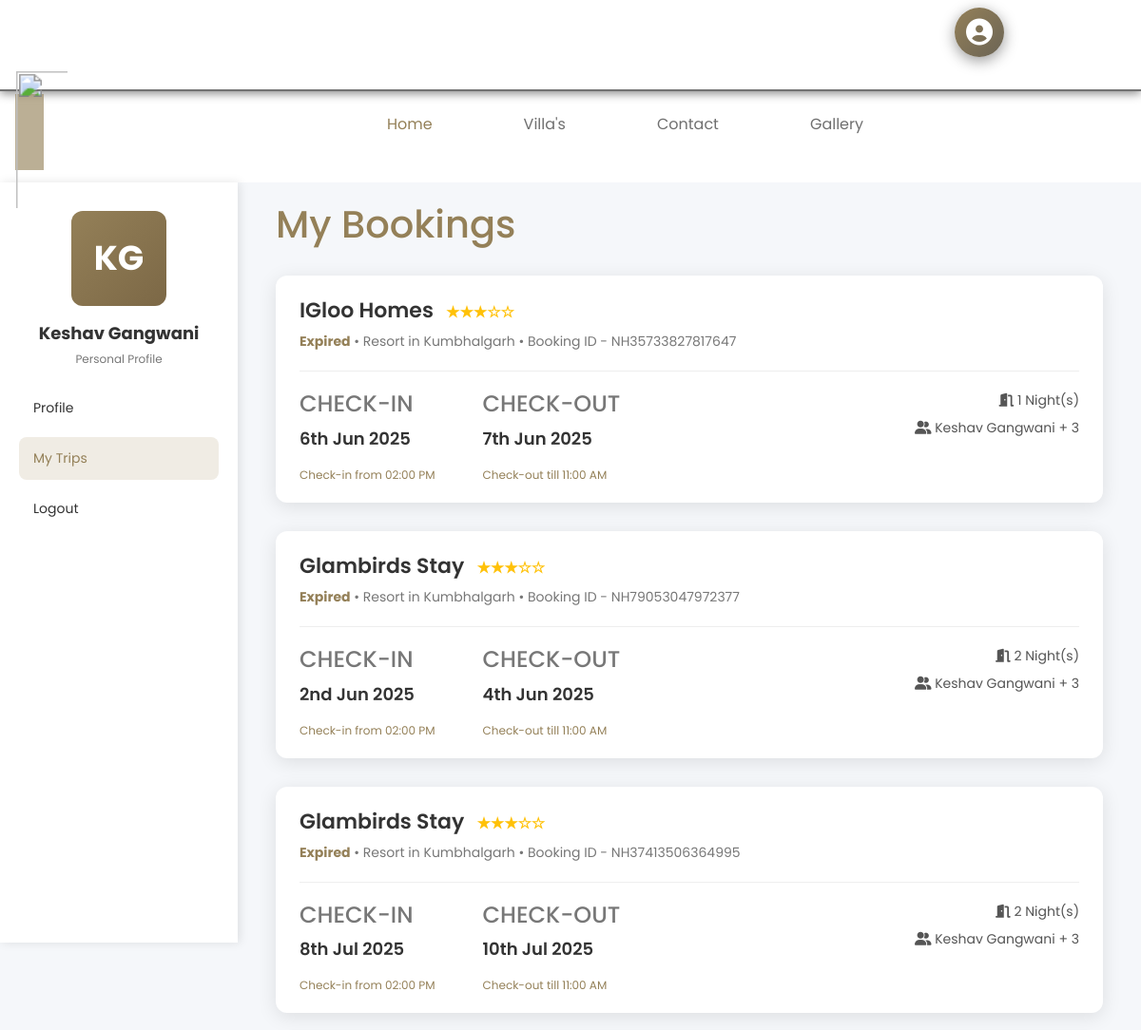
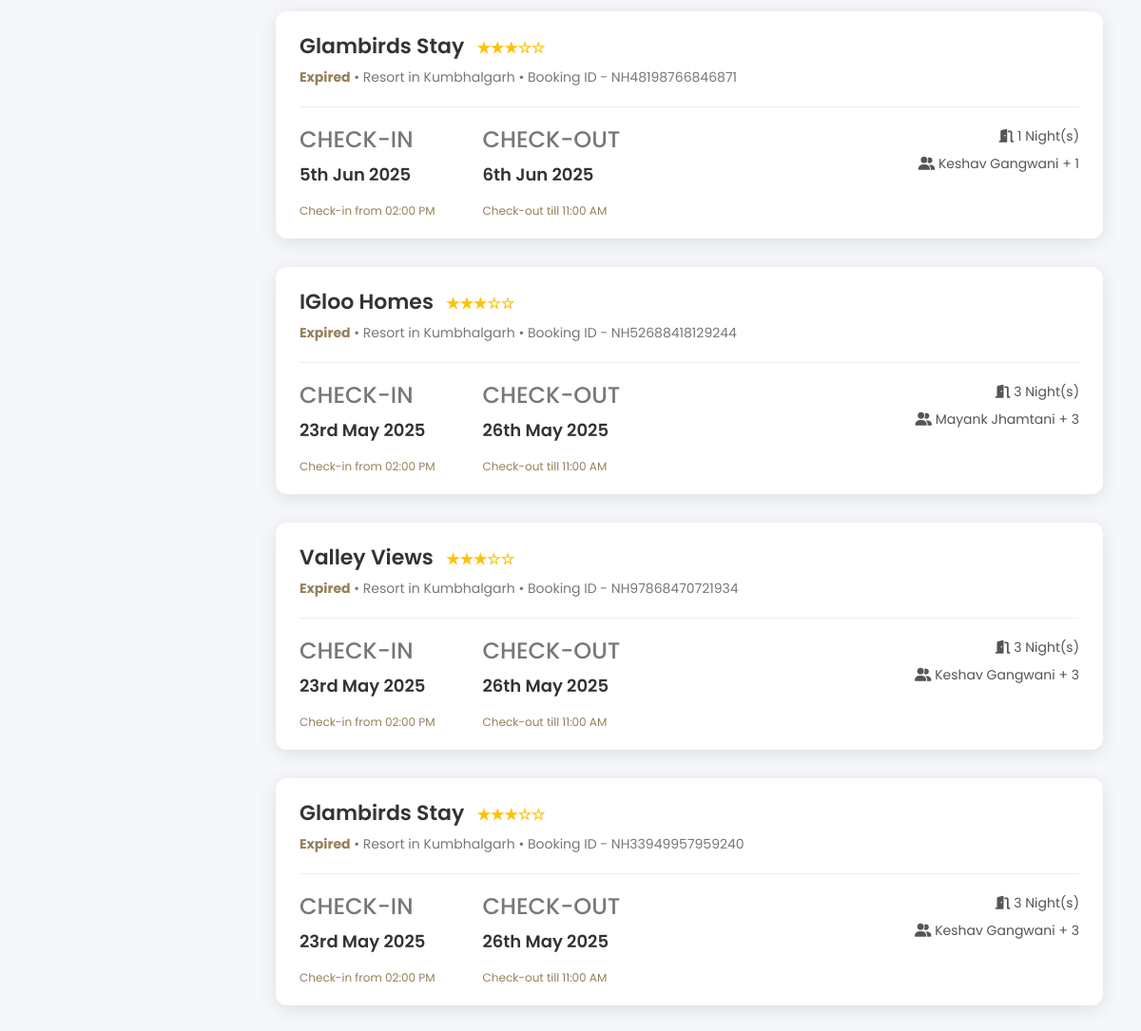
The app's page /bookings.php (signed in) with its own data (2 pictures, top to bottom).
### tables this page shows
CREATE TABLE `reg` (
  `reg _id` int(11) NOT NULL,
  `reg_user` varchar(50) NOT NULL,
  `reg_pass` varchar(50) NOT NULL,
  `reg_fname` varchar(15) NOT NULL,
  `reg_lname` varchar(10) NOT NULL,
  `reg_address` text NOT NULL,
  `reg_birth` date NOT NULL,
  `reg_gender` varchar(10) NOT NULL,
  `reg_mstatus` varchar(10) NOT NULL
);

CREATE TABLE `booking` (
  `book_id` int(11) NOT NULL,
  `book_villa` int(11) NOT NULL,
  `book_vname` varchar(25) NOT NULL,
  `book_in` date NOT NULL,
  `book_out` date NOT NULL,
  `book_guests` int(11) NOT NULL,
  `book_name` varchar(35) NOT NULL,
  `book_phone` varchar(20) NOT NULL,
  `book_email` varchar(50) NOT NULL,
  `book_loginemail` varchar(50) NOT NULL,
  `book_amt` int(11) NOT NULL
);

### bookings.php (the view, shortened to what this page needs)
<?php
    include_once "connection.php";
?>
<!DOCTYPE html>
<html lang="en">
<head>
    <link rel="stylesheet" href="res.css">
    <link rel="stylesheet" href="https://unpkg.com/lenis@1.1.20/dist/lenis.css">
    <link rel="stylesheet" href="path/to/bootstrap/css/bootstrap.min.css">
    <link rel="stylesheet" href="path/to/font-awesome/css/font-awesome.min.css">
    <link rel="stylesheet" href="https://cdnjs.cloudflare.com/ajax/libs/font-awesome/6.7.2/css/all.min.css" />
    <link rel="stylesheet" href="https://cdnjs.cloudflare.com/ajax/libs/font-awesome/6.4.0/css/all.min.css">
</head>
<body>
    <?php
        include_once "navbar.php";
    ?>
    <div class="blanknav"></div>
    <?php
        $sel="SELECT * FROM reg where reg_user = '".$_SESSION['loginEmail']."'";
        $exe=mysqli_query($con,$sel);
        $fetch=mysqli_fetch_assoc($exe);
     ?>
     <div class="profile-body">
        <aside class="sidebar">
            <div class="profile-picture">
            <?php echo ucfirst($fetch['reg_fname'][0]).ucfirst($fetch['reg_lname'][0]);?>
            </div>
            <div class="profile-name"><?php echo $fetch['reg_fname']." ".$fetch['reg_lname'];?></div>
            <div class="profile-role">Personal Profile</div>
            <nav class="menu">
                <a href="profile.php">Profile</a>
                <a href="#" class="active">My Trips</a>
                <a href="logout.php">Logout</a>
            </nav>
        </aside>
        <div class="blanknav2"></div>
        <div class="main-content">
        <h1 style="color: #948058; margin-bottom: 30px;">My Bookings</h1>
        <?php
                $sel="SELECT * FROM booking where book_loginemail = '".$_SESSION['loginEmail']."' ORDER BY book_id DESC";
                $exe=mysqli_query($con,$sel);
                while($fetch=mysqli_fetch_assoc($exe)){
                    $indateFromDB = $fetch['book_in'];
                    $timestamp1 = strtotime($indateFromDB);
                    $INformattedDate = date('jS M Y', $timestamp1);
                    $outdateFromDB = $fetch['book_out'];
                    $timestamp2 = strtotime($outdateFromDB);
                    $OUTformattedDate = date('jS M Y', $timestamp2);
                    $diff = strtotime($fetch['book_out']) - strtotime($fetch['book_in']);
                    $nights = $diff / (60 * 60 * 24);
        ?>
        <div class="booking-card-container">
            <div class="booking-top">
                <div class="booking-left">
                <div class="booking-title"><?php echo $fetch['book_vname'] ?> <span class="stars">★★★☆☆</span></div>
                <div class="booking-subinfo">
                    <span class="status completed"><?php echo (date("Y-m-d") > $fetch['book_in']) ? "Expired" : "Upcoming"; ?></span> • Resort in Kumbhalgarh • Booking ID - NH<?php echo mt_rand(10000000000000, 99999999999999);  ?>
                </div>
            </div>
            </div>
            <hr class="divider" />
            <div class="booking-bottom">
                <div class="check-details">
                <div class="checkin">
                    <h4>CHECK-IN</h4>
                    <p class="date"><?php echo $INformattedDate ?></p>
                    <span class="time">Check-in from 02:00 PM</span>
                </div>
                <div class="checkout">
                    <h4>CHECK-OUT</h4>
                    <p class="date"><?php echo $OUTformattedDate ?></p>
                    <span class="time">Check-out till 11:00 AM</span>
                </div>
                </div>
                <div class="booking-info">
                <p class="rooms"><i class="fas fa-door-open"></i>  <?php echo $nights ?> Night(s)</p>
                <p class="guests"><i class="fas fa-user-friends"></i> <?php echo $fetch['book_name']  ?> + <?php echo $fetch['book_guests']  ?></p>
                </div>
            </div>
        </div>
        <?php } ?>
    </div>
</body>
</html>

### navbar.php (shortened to what this page needs)
<nav class="navbar">
                <div class="bottomline"></div>
                <div class="logo navelems">
                    <img class="logoimg" src="images/logo6.PNG" alt="">
                </div>
                <ul>
                    <li class="navelems"><a href="index.php" class="cinzel">Home</a></li>
                    <li class="navelems"><a href="index.php#rooms" class="cinzel">Villa's</a></li>
                    <li class="navelems"><a href="index.php#contact" class="cinzel">Contact</a></li>
                    <li class="navelems"><a href="gallery.php" class="cinzel">Gallery</a></li>
                    <?php
                        if($_SESSION['loginID']!="")
                        {
                    ?>
                            <div class="dropdown-wrapper">
                                <i class="fa-solid fa-circle-user user-icon"></i>
                            </div>
                    <?php
                        }
                    ?>
                </ul>
</nav>

### res.css (style rules this page uses)
* { margin: 0; padding: 0; font-family: 'Poppins', sans-serif; box-sizing: border-box; text-decoration: none; user-select: none; }
html, body { width: 100%; height: 100%; overflow-x: hidden; scroll-behavior: smooth; scroll-padding: 250px; }
* { scrollbar-width: thin; scrollbar-color: #333 #000; }
.blanknav { width: 100%; height: 12vh; z-index: -999; }
.navbar { position: fixed; height: 12vh; width: 100%; box-shadow: 0px 2px 10px 0px grey; display: flex; align-items: center; justify-content: space-between; background: #FFFFFF; backdrop-filter: blur(5px); -webkit-backdrop-filter: blur(5px); z-index: 2; padding: 1vw 2vw; font-style: italic; }
.bottomline { position: absolute; bottom: 0; left: 0; width: 100%; height: 0.3vh; background: #727272; }
.logo { height: 100%; background-position: center; background-color: #948058a1; }
.logoimg { height: 120%; width: 120%; object-fit: cover; scale: 1.5; margin-left: 10px; overflow: hidden; }
nav ul { position: relative; display: flex; list-style: none; align-items: center; justify-content: space-between; gap: 8vw; }
nav ul li a { position: relative; font-size: 400; color: #2f2f2fb0; text-decoration: none; font-style: italic; }
nav ul li:first-child a { color: #948058; }
nav ul li a::before { content: ''; position: absolute; top: 100%; left: 0; width: 0; height: 2px; background: #1f1f1f; transition: width 0.3s; }
.dropdown-wrapper { position: relative; display: inline-block; }
.user-icon { color: #fff; font-size: 28px; cursor: pointer; background: linear-gradient(135deg, #948058, #6b6455); padding: 12px; border-radius: 50%; box-shadow: 0 4px 15px rgba(0, 0, 0, 0.4); transition: transform 0.3s ease; }
.cinzel { font-family: "Poppins"; font-optical-sizing: auto; font-weight: 400; font-style: normal; }
.active { background-color: #555; }
.profile-body { background-color: #f5f7fa; color: #333; min-height: 88vh; display: flex; }
.blanknav2 { width: 250px; z-index: -999; }
.sidebar { width: 250px; background: white; padding: 30px 20px; display: flex; flex-direction: column; align-items: center; box-shadow: 2px 0 10px rgba(0,0,0,0.1); position: fixed; top: 10; height: 100vh; }
.profile-picture { width: 100px; height: 100px; background: linear-gradient(135deg, #948058, #7c6846); border-radius: 12px; display: flex; align-items: center; justify-content: center; color: white; font-size: 36px; font-weight: bold; margin-bottom: 15px; position: relative; }
.profile-name { font-size: 18px; font-weight: bold; margin-bottom: 5px; text-align: center; }
.profile-role { font-size: 12px; color: #777; margin-bottom: 20px; text-align: center; }
.menu { width: 100%; }
.menu a { display: flex; align-items: center; gap: 10px; padding: 12px 15px; margin-bottom: 8px; color: #333; text-decoration: none; font-size: 14px; border-radius: 8px; transition: background 0.3s; }
.menu a:hover, .menu a.active { background-color: #f0ece4; color: #948058; }
.main-content { flex-grow: 1; padding: 20px 40px 0px 40px; }
.booking-card-container { background: #fff; border-radius: 12px; box-shadow: 0 4px 20px rgba(0,0,0,0.1); padding: 20px 25px; margin-bottom: 30px; transition: all 0.3s ease; }
.booking-top { display: flex; justify-content: space-between; align-items: center; flex-wrap: wrap; }
.booking-title { font-size: 22px; font-weight: 600; color: #333; }
.stars { font-size: 16px; color: #ffc107; margin-left: 8px; }
.booking-subinfo { margin-top: 6px; font-size: 14px; color: #777; }
.status { font-weight: bold; color: #948058; }
.divider { border: none; height: 1px; background: #eee; margin: 20px 0; }
.booking-bottom { display: flex; justify-content: space-between; flex-wrap: wrap; }
.check-details { display: flex; gap: 50px; }
.checkin, .checkout { display: flex; flex-direction: column; }
h4 { font-size: 14px; color: #777; margin-bottom: 5px; }
.date { font-size: 18px; font-weight: 600; color: #333; }
.time { font-size: 12px; color: #948058; }
.booking-info { text-align: right; }
.rooms, .guests { font-size: 14px; color: #555; margin-bottom: 8px; }

### records on screen
reg: reg_fname "K", reg_lname "G", reg_fname "Keshav", reg_lname "Gangwani"
booking: book_vname "IGloo Homes", shows "Expired", book_in "6th Jun 2025", book_out "7th Jun 2025", nights "1", book_name "Keshav Gangwani", book_guests "3"
booking: book_vname "Glambirds Stay", shows "Expired", book_in "2nd Jun 2025", book_out "4th Jun 2025", nights "2", book_name "Keshav Gangwani", book_guests "3"
booking: book_vname "Glambirds Stay", shows "Expired", book_in "8th Jul 2025", book_out "10th Jul 2025", nights "2", book_name "Keshav Gangwani", book_guests "3"
booking: book_vname "Glambirds Stay", shows "Expired", book_in "5th Jun 2025", book_out "6th Jun 2025", nights "1", book_name "Keshav Gangwani", book_guests "1"
booking: book_vname "IGloo Homes", shows "Expired", book_in "23rd May 2025", book_out "26th May 2025", nights "3", book_name "Mayank Jhamtani", book_guests "3"
booking: book_vname "Valley Views", shows "Expired", book_in "23rd May 2025", book_out "26th May 2025", nights "3", book_name "Keshav Gangwani", book_guests "3"
booking: book_vname "Glambirds Stay", shows "Expired", book_in "23rd May 2025", book_out "26th May 2025", nights "3", book_name "Keshav Gangwani", book_guests "3"
